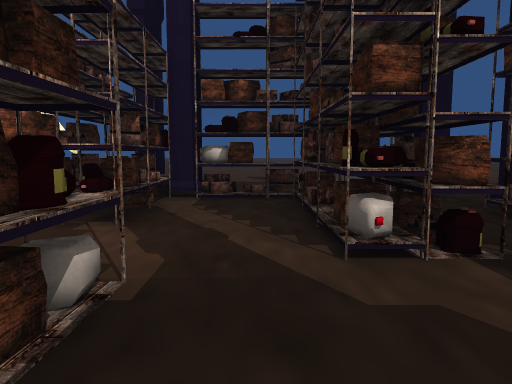
view 1 (above)

20 first-person views from a walk through a 3-D level made in the Unity game engine. The camera is 1.4 m above the floor, tilts 6° down and sees 70° across. The floor is counted in squares, 2 m on a side. Each view is taken from the middle of a square. On the plan, view 1 faces up. The plan holds only what a view shows up to about 11 squares ahead; the rest is blank. The place goes on beyond the plan. The player is left out. Door leaves are left out, so doorways stand open. Some surface patterns are stand-ins.

view 2
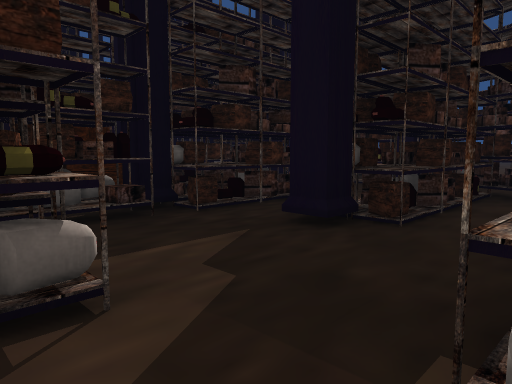

view 3
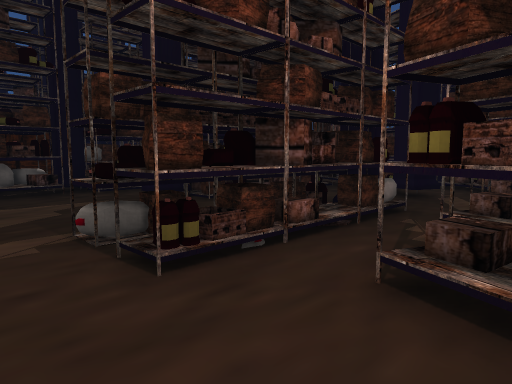

view 4
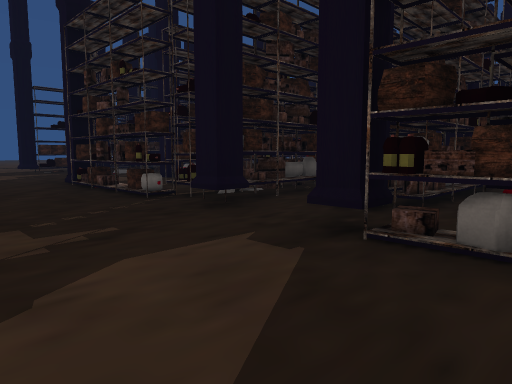

view 5
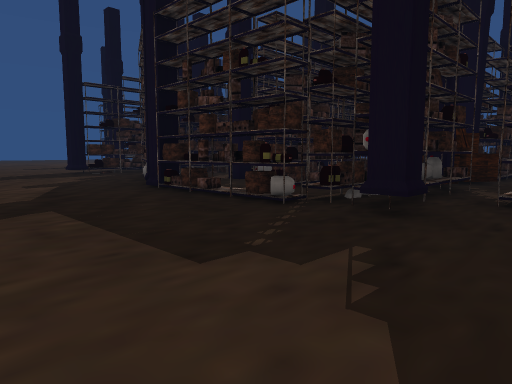

view 6
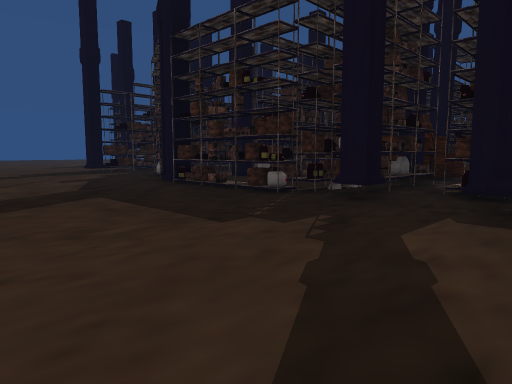

view 7
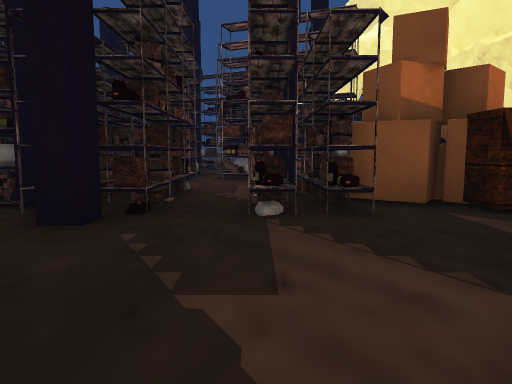

view 8
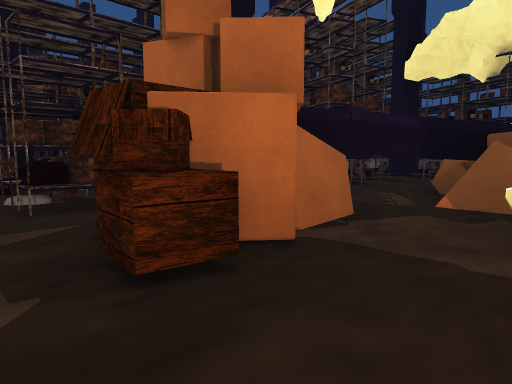

view 9
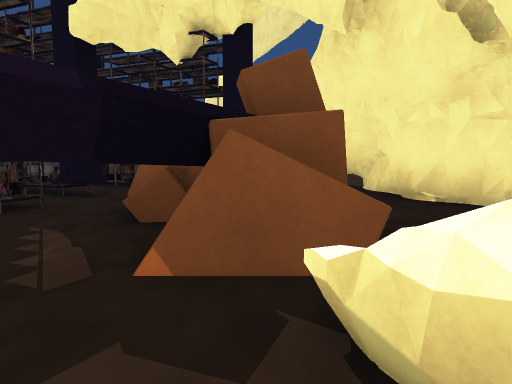

view 10
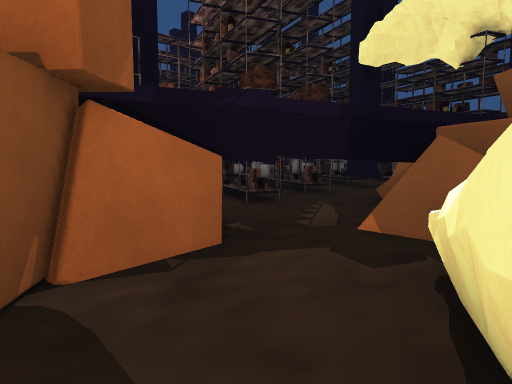

view 11
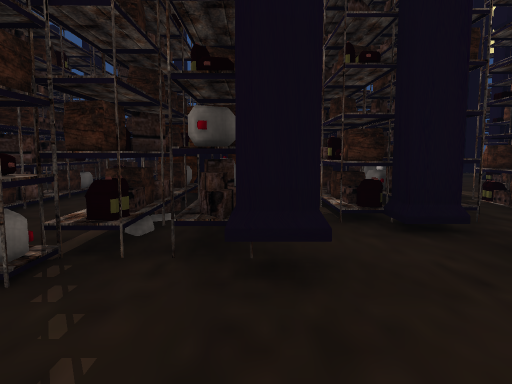

view 12
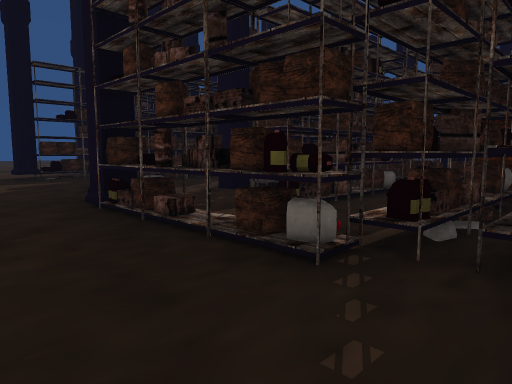

view 13
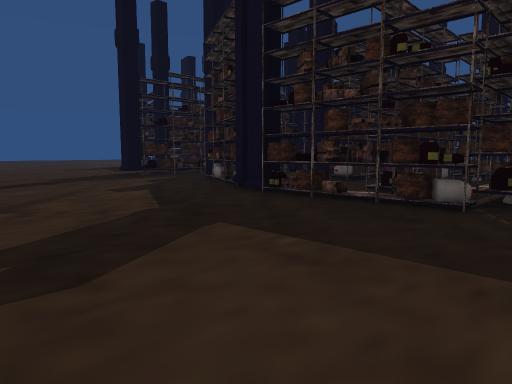

view 14
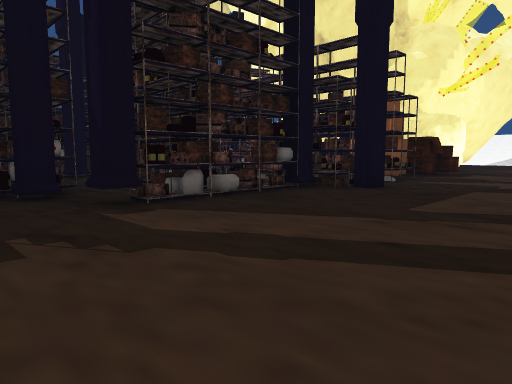

view 15
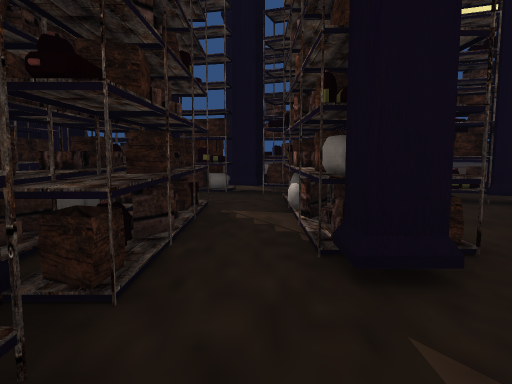

view 16
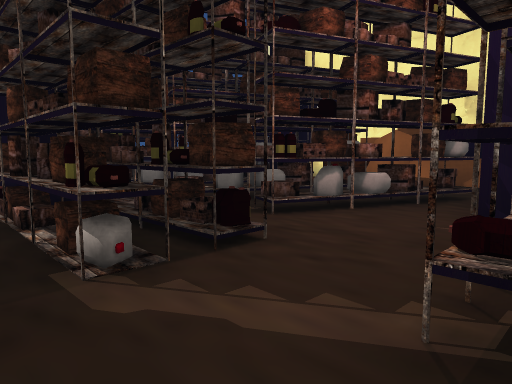

view 17
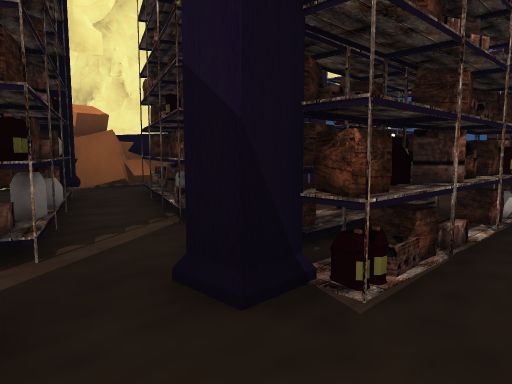

view 18
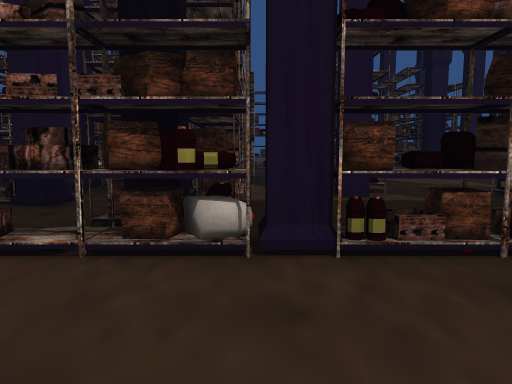

view 19
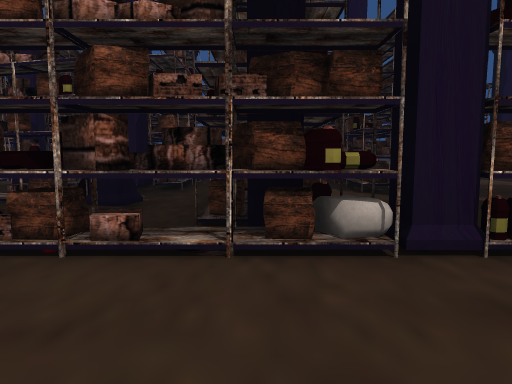

view 20
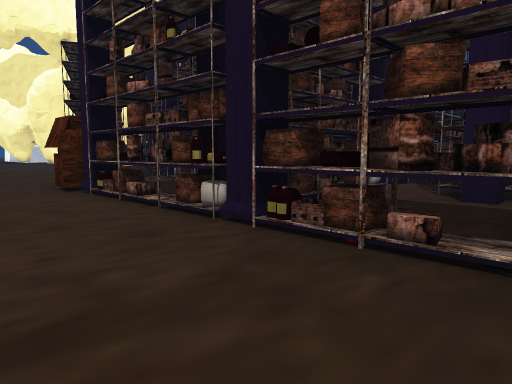

### Floor plan
Key: @ floor where view 1 was taken; # wall or solid block; x gap in a wall; . floor; = window, fence, low wall or low ledge; T thing the floor can be seen under or through; O other object.
Columns run from 12 left of view 1 to 12 right of it. Each row starts with its distance up from view 1.
 11         .     .......
 10        ..................
  9      ....................
  8   .......................
  7   ..OO.OO.#..............
  6   ..OOOOO.O#OOOO.OOOOO##.
  5   #.OOOOO.O..O...OO....OO
  4   =..T OO.O..O.OOOO.O....
  3   OOTT.x.....O.OOOO.O..#.
  2   OOT OOO.OO...OOO#.O.OO.
  1  .OOO.OOOOOO...OOOO.OOOO
  0 ##  O.OOOOOO@#.OOOO.OOOO
 -1  # OO #OOOOO.O.OOOO.OOO
 -2  ###OOOOOO##.O.OOOO.OOOO.
 -3  #  OOOO.O#O.O.OOOO...OO.
 -4  .   OO#OO OOOO# O#. .OO.
 -5        OOOOOOO#OO...O..#.
 -6          OO OO...O#.O....
 -7             OOO#....O...
 -8             ...OO#OO##OOO
 -9             .............
-10                 .........
-11                     .....

Positions as (right, up) in squares from view 1, and headings:
1: (0, 0), facing up
2: (-1, 3), facing down-right
3: (-4, 3), facing down-right
4: (1, 9), facing down-right
5: (3, 10), facing down-right
6: (2, 11), facing down-right
7: (-4, 11), facing down
8: (-10, 8), facing down-right
9: (-9, 5), facing down
10: (-10, 6), facing down-right
11: (5, 8), facing down
12: (5, 8), facing down-right
13: (5, 11), facing down-right
14: (5, 11), facing down-left
15: (2, 2), facing down
16: (0, 4), facing down-left
17: (0, -3), facing up-left
18: (9, -11), facing up
19: (8, -11), facing up
20: (12, -11), facing up-left
